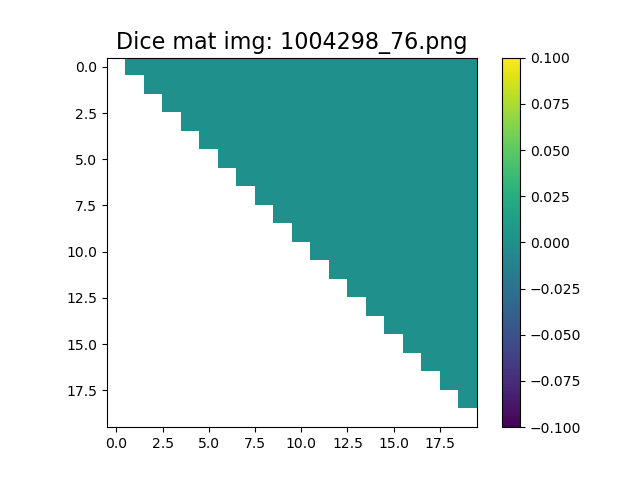
#> input picture data_saves/Figures/Dice_mat_figures/1004298_76.png, 640 x 480 px, given as the content of the folder i_marzo2024/Liver HE steatosis/DATASET_2classes/test/manual/, which was not available
$ python untitled0.py
#> lines starting #> are read from the running program, lines starting #| are printed output that depends on the picture; after the words box and inside, x2 and y2 are one past the last pixel; in counts of white or black regions, pixels touching at a corner belong together
### ScriptGiugno2024/wjb_functions.py
# -*- coding: utf-8 -*-
"""
Created on Sun Jun 23 17:03:22 2024

@author: willy
"""

#%% IMPORT

import numpy as np
import matplotlib.pyplot as plt
import cv2
import os
from skimage import measure
import copy
from tqdm import tqdm


#%% Funzioni

# [90 lines left out: functions mask_union_gen, mask_union_gen_3c, mask_avg_gen, mask_avg_gen_3c, mask_avg_gen_2c, dice and 3 more, not called in this run]

def dilation(mask_3c_int,radius): return cv2.dilate(mask_3c_int,np.ones((radius,radius),np.uint8)).astype(bool)

def softmax_matrix_gen(softmax_path, DIM, c, N):
    softmax_matrix = np.zeros((DIM[0], DIM[1], c, N), dtype=np.float32)
    counter = 0
    for num in os.listdir(softmax_path):
        for n_class in range(c):
            st0 = np.float32(
                (np.load(softmax_path + "/" + num)['softmax'])[:, :, n_class])
            softmax_matrix[:, :, n_class, counter] = np.copy(st0)
        counter += 1
    return softmax_matrix

# [33 lines left out: functions binary_entropy_map, bhattacharyya_coefficient_2, bhattacharyya_coefficient_3, mean_BC_map_2, mean_BC_map_3, not called in this run]

def mean_softmax_BC_2(softmax_matrix_totale):
    mean_softmax = np.nanmean(softmax_matrix_totale,axis=-1)
    return bhattacharyya_coefficient_2(mean_softmax)

def mean_softmax_BC_3(softmax_matrix_totale):
    mean_softmax = np.nanmean(softmax_matrix_totale,axis=-1)
    return bhattacharyya_coefficient_3(mean_softmax)

#%%

# [90 lines left out: function thresholding_dicerecallprecision, not called in this run]

### ScriptGiugno2024/untitled0.py
# -*- coding: utf-8 -*-
"""
Created on Mon Jul  1 12:44:30 2024

@author: willy
"""


import numpy as np
import matplotlib.pyplot as plt
import cv2
import os
from skimage import measure
import copy
from tqdm import tqdm
import wjb_functions
import pandas as pd

#%%

diff_type = "PERT"
diff_type_name = "_perturbation/"
dataset = "Liver HE steatosis/"
subset = "test"
image = "1004289_35.png"
N = 20
# radius = 5
c = 2

general_path_to_save = "D:/DATASET_Tesi_marzo2024_RESULTS_V11/"
general_dataset_path = "D:/DATASET_Tesi_marzo2024/" + dataset
general_results_path_2c = general_dataset_path + "k-net+swin/TEST_2classes/RESULTS"
general_results_path_3c = general_dataset_path + "k-net+swin/TEST_3classes/RESULTS"

image_list = os.listdir(general_dataset_path + "DATASET_2classes/" + subset + "/" + "manual/")
#%%
data = np.zeros((len(image_list),10))
dict_data = {
        'image_list': [],
        'SI_dice': []
        }
row = 0
for image in tqdm(os.listdir(general_dataset_path + "DATASET_2classes/" + subset + "/" + "manual/")):
    GT_path_2c = general_dataset_path + "DATASET_2classes/" + subset + "/" + "manual/" + image
    SI_path_2c = general_results_path_2c  + "/" + subset + "/" + "mask/" + image
    GT_path_3c = general_dataset_path + "DATASET_3classes/" + subset + "/" + "manual/" + image
    SI_path_3c = general_results_path_3c  + "/" + subset + "/" + "mask/" + image
    diff_path_2c = general_results_path_2c + diff_type_name + "/" + subset + "/" + "mask/" + image + "/"
    diff_path_3c = general_results_path_3c + diff_type_name + "/" + subset + "/" + "mask/" + image + "/"
    softmax_path_2c = general_results_path_2c + diff_type_name + "/" + subset + "/" + "softmax/" + image + "/"
    softmax_path_3c = general_results_path_3c + diff_type_name + "/" + subset + "/" + "softmax/" + image + "/"

    #%%
    dataset_name = dataset[:-1] + "_2c/"
    GT_mask = cv2.imread(GT_path_2c, cv2.IMREAD_GRAYSCALE).astype(bool)
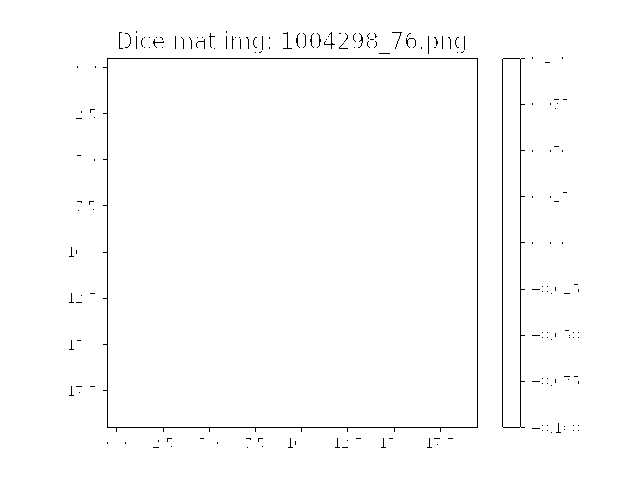
#> GT_mask: shape (480, 640) bool; 98.9% white; black in thin lines or dots, all inside (x1, y1, x2, y2) = (69, 31, 579, 448)

    if not GT_mask.any(): continue
    dict_data['image_list'].append(image)

    SI_mask = cv2.imread(SI_path_2c, cv2.IMREAD_GRAYSCALE).astype(bool)
    DIM = np.shape(GT_mask)[:2]
#> DIM = (480, 640)
    softmax_matrix = wjb_functions.softmax_matrix_gen(softmax_path_2c, DIM, c, N)
#> (the run stopped early here; a loop or call above may not have finished)

$ run again, on data_saves/Figures/Dice_mat_figures/1004307_78.png
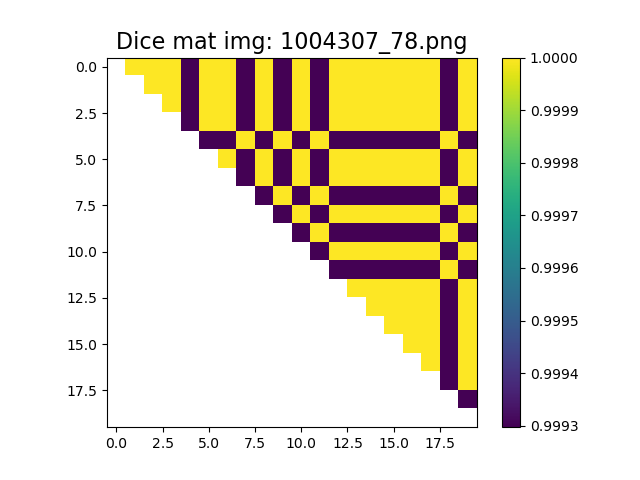
#> input picture data_saves/Figures/Dice_mat_figures/1004307_78.png, 640 x 480 px, given as the content of the folder i_marzo2024/Liver HE steatosis/DATASET_2classes/test/manual/, which was not available
#> `GT_mask = cv2.imread(GT_path_2c, cv2.IMREAD_GRAYSCALE).astype(bool)`:
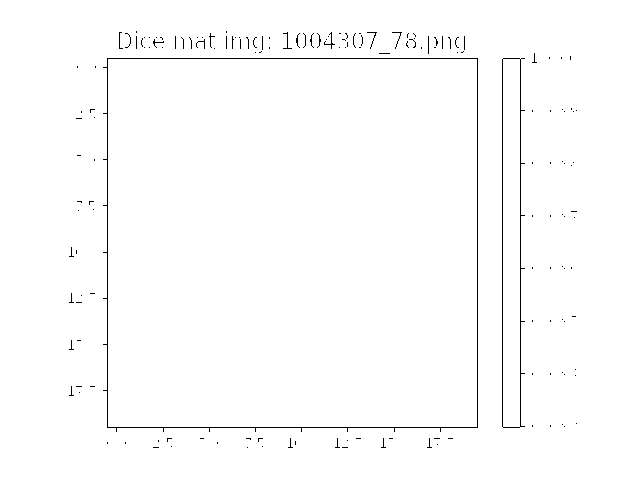
#> GT_mask: shape (480, 640) bool; 98.9% white; black in thin lines or dots, all inside (x1, y1, x2, y2) = (69, 31, 577, 448)
